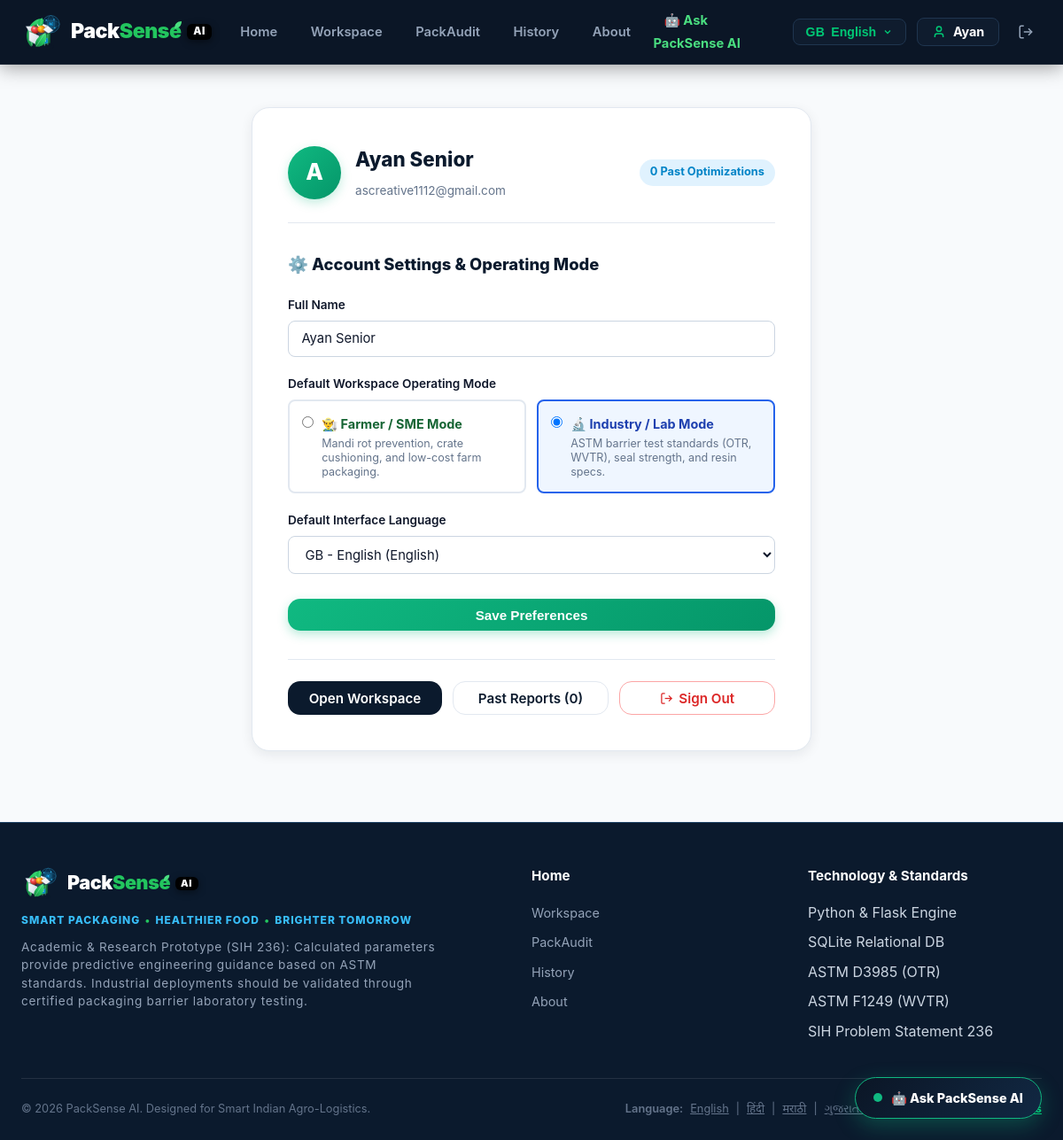
The app's page /profile (signed in) with its own data.
### tables this page shows
CREATE TABLE users (
    id INTEGER PRIMARY KEY AUTOINCREMENT,
    name TEXT NOT NULL,
    email TEXT UNIQUE NOT NULL,
    password_hash TEXT NOT NULL,
    language TEXT DEFAULT 'en',
    mode TEXT DEFAULT 'farmer',
    created_at TIMESTAMP DEFAULT CURRENT_TIMESTAMP
, role TEXT DEFAULT 'farmer');

### app.py (the view, shortened to what this page needs)
@app.route("/profile", methods=["GET", "POST"])
def profile():
    user_id = session.get("user_id") or request.cookies.get("packsense_user_id")
    if not user_id:
        flash("Please log in to view your profile.", "error")
        active_lang = session.get("lang") or request.args.get("lang") or "en"
        return redirect(url_for("login", lang=active_lang))
    conn = get_db_connection()
    user_row = conn.execute("SELECT * FROM users WHERE id = ?", (user_id,)).fetchone()
    if not user_row:
        conn.close()
        session.pop("user_id", None)
        flash("User profile not found. Please sign in or register.", "error")
        return redirect(url_for("login"))
    count_row = conn.execute("SELECT COUNT(*) as count FROM analyses WHERE user_id = ?", (user_id,)).fetchone()
    total_analyses = count_row["count"] if count_row else 0
    conn.close()
    user = dict(user_row) if user_row else None
    return render_template("profile.html", current_user=user, total_analyses=total_analyses)

### templates/profile.html
{% extends "base.html" %}
{% block content %}
<div style="max-width: 680px; margin: 3rem auto 5rem; padding: 0 1.5rem;">
  <div style="background: white; border: 1px solid var(--border-card); border-radius: var(--radius-lg); padding: 2.5rem; box-shadow: var(--shadow-md);">
    <div style="display: flex; align-items: center; justify-content: space-between; margin-bottom: 2rem; padding-bottom: 1.5rem; border-bottom: 1px solid var(--border-card); flex-wrap: wrap; gap: 1rem;">
      <div style="display: flex; align-items: center; gap: 1rem;">
        <div style="width: 60px; height: 60px; border-radius: 50%; background: linear-gradient(135deg, #10b981 0%, #059669 100%); color: white; display: flex; align-items: center; justify-content: center; font-size: 1.6rem; font-weight: 800; box-shadow: 0 4px 12px rgba(16, 185, 129, 0.25);">
          {{ (current_user.name[0] if current_user and current_user.name else 'U') }}
        </div>
        <div>
          <h2 style="font-size: 1.4rem; font-weight: 800; color: var(--deep-navy); margin: 0 0 0.25rem;">{{ (current_user.name if current_user and current_user.name else 'PackSense User') }}</h2>
          <span style="font-size: 0.85rem; color: var(--text-muted);">{{ (current_user.email if current_user and current_user.email else '') }}</span>
        </div>
      </div>
      <div style="text-align: right;">
        <span style="display: inline-block; background: #e0f2fe; color: #0284c7; padding: 0.3rem 0.75rem; border-radius: 999px; font-size: 0.8rem; font-weight: 700;">
          {{ total_analyses or 0 }} Past Optimizations
        </span>
      </div>
    </div>
    <form action="{{ url_for('profile', lang=active_lang) }}" method="POST" style="margin-bottom: 2rem;">
      <h3 style="font-size: 1.15rem; font-weight: 800; color: var(--deep-navy); margin-bottom: 1.25rem; display: flex; align-items: center; gap: 0.5rem;">
        ⚙️ Account Settings & Operating Mode
      </h3>
      <div class="form-group" style="margin-bottom: 1.25rem;">
        <label class="form-label">Full Name</label>
        <input type="text" name="name" class="form-input" value="{{ (current_user.name if current_user and current_user.name else 'PackSense User') }}" required>
      </div>
      <div class="form-group" style="margin-bottom: 1.25rem;">
        <label class="form-label">Default Workspace Operating Mode</label>
        <div style="display: grid; grid-template-columns: 1fr 1fr; gap: 0.75rem; margin-top: 0.4rem;">
          <label style="border: 2px solid {% if not current_user or (current_user.mode or current_user.role) != 'industry' %}#10b981{% else %}#e2e8f0{% endif %}; border-radius: var(--radius-sm); padding: 0.85rem; cursor: pointer; display: flex; align-items: flex-start; gap: 0.6rem; background: {% if not current_user or (current_user.mode or current_user.role) != 'industry' %}#f0fdf4{% else %}#ffffff{% endif %};">
            <input type="radio" name="mode" value="farmer" {% if not current_user or (current_user.mode or current_user.role) != 'industry' %}checked{% endif %} style="margin-top: 0.2rem;">
            <div>
              <strong style="display: block; font-size: 0.9rem; color: #166534;">👨‍🌾 Farmer / SME Mode</strong>
              <span style="font-size: 0.785rem; color: #64748b; line-height: 1.3; display: block; margin-top: 0.2rem;">
                Mandi rot prevention, crate cushioning, and low-cost farm packaging.
              </span>
            </div>
          </label>
          <label style="border: 2px solid {% if current_user and (current_user.mode or current_user.role) == 'industry' %}#2563eb{% else %}#e2e8f0{% endif %}; border-radius: var(--radius-sm); padding: 0.85rem; cursor: pointer; display: flex; align-items: flex-start; gap: 0.6rem; background: {% if current_user and (current_user.mode or current_user.role) == 'industry' %}#eff6ff{% else %}#ffffff{% endif %};">
            <input type="radio" name="mode" value="industry" {% if current_user and (current_user.mode or current_user.role) == 'industry' %}checked{% endif %} style="margin-top: 0.2rem;">
            <div>
              <strong style="display: block; font-size: 0.9rem; color: #1e40af;">🔬 Industry / Lab Mode</strong>
              <span style="font-size: 0.785rem; color: #64748b; line-height: 1.3; display: block; margin-top: 0.2rem;">
                ASTM barrier test standards (OTR, WVTR), seal strength, and resin specs.
              </span>
            </div>
          </label>
        </div>
      </div>
      <div class="form-group" style="margin-bottom: 1.75rem;">
        <label class="form-label">Default Interface Language</label>
        <select name="language" class="form-select">
          {% for code, lang_item in supported_languages.items() %}
            <option value="{{ code }}" {% if active_lang == code %}selected{% endif %}>
              {{ lang_item.country }} - {{ lang_item.native }} ({{ lang_item.name }})
            </option>
          {% endfor %}
        </select>
      </div>
      <button type="submit" class="btn btn-primary" style="width: 100%;">
        Save Preferences
      </button>
    </form>
    <div style="border-top: 1px solid var(--border-card); padding-top: 1.5rem; display: flex; gap: 0.75rem; flex-wrap: wrap;">
      <a href="{{ url_for('workspace', mode=current_user.mode or 'farmer', lang=active_lang) }}" class="btn btn-secondary" style="flex: 1; min-width: 150px; text-align: center;">
        Open Workspace
      </a>
      <a href="{{ url_for('history', lang=active_lang) }}" class="btn btn-outline" style="flex: 1; min-width: 150px; text-align: center;">
        Past Reports ({{ total_analyses or 0 }})
      </a>
      <a href="{{ url_for('logout', lang=active_lang) }}" class="btn btn-outline" style="flex: 1; min-width: 150px; color: #dc2626; border-color: #fca5a5; display: inline-flex; align-items: center; justify-content: center; gap: 0.4rem;" onclick="handleLogout(event)">
        <svg width="15" height="15" viewBox="0 0 24 24" fill="none" stroke="currentColor" stroke-width="2"><path d="M9 21H5a2 2 0 0 1-2-2V5a2 2 0 0 1 2-2h4"/><polyline points="16 17 21 12 16 7"/><line x1="21" y1="12" x2="9" y2="12"/></svg>
        Sign Out
      </a>
    </div>
  </div>
</div>
{% endblock %}

### templates/base.html (shortened to what this page needs)
<!DOCTYPE html>
<html lang="{{ session.get('lang', 'en') }}">
<head>
  <link rel="stylesheet" href="{{ url_for('static', filename='css/style.css') }}">
  <link rel="stylesheet" href="/packsense-chatbot/chatbot.css">
</head>
<body>
  <nav class="navbar" id="mainNavbar">
    <div class="nav-container">
      <a href="{{ url_for('index', lang=active_lang) }}" class="brand-wrapper" id="brandLink" title="PackSense AI">
        <img src="{{ url_for('static', filename='img/packsense_icon.svg') }}" alt="PackSense AI Logo" width="44" height="44" style="display: block; width: 44px; height: 44px; flex-shrink: 0;">
        <div class="brand-name">
          <span class="brand-pack">Pack</span><span class="brand-sense">Sens<span style="position: relative; display: inline-block;">e<svg width="10" height="10" viewBox="0 0 10 10" style="position: absolute; top: -1px; right: -1px;"><path d="M1 9 C1 4 4 1 9 1 C9 6 6 9 1 9 Z" fill="#4ade80"/></svg></span></span>
          <span class="brand-ai-badge">AI</span>
        </div>
      </a>
      <ul class="nav-links">
        <li><a href="{{ url_for('index', lang=active_lang) }}" class="nav-link {% if request.endpoint == 'index' %}active{% endif %}">{{ t('nav_home') }}</a></li>
        <li><a href="{{ url_for('workspace', lang=active_lang) }}" class="nav-link {% if request.endpoint == 'workspace' %}active{% endif %}">{{ t('nav_workspace') }}</a></li>
        <li><a href="{{ url_for('packaudit', lang=active_lang) }}" class="nav-link {% if request.endpoint == 'packaudit' %}active{% endif %}">{{ t('nav_packaudit') }}</a></li>
        <li><a href="{{ url_for('history', lang=active_lang) }}" class="nav-link {% if request.endpoint == 'history' %}active{% endif %}">{{ t('nav_history') }}</a></li>
        <li><a href="{{ url_for('about', lang=active_lang) }}" class="nav-link {% if request.endpoint == 'about' %}active{% endif %}">{{ t('nav_about') }}</a></li>
        <li><a href="{{ url_for('chatbot', lang=active_lang) }}" class="nav-link {% if request.endpoint == 'chatbot' %}active{% endif %}" style="color: #4ade80; font-weight: 700;">🤖 Ask PackSense AI</a></li>
      </ul>
      <div class="nav-right-actions">
        <div class="lang-dropdown-wrapper" id="langDropdownWrapper">
          <button type="button" class="headline-lang-btn" id="langDropdownToggle" onclick="toggleHeadlineLang(event)" title="{{ t('language_select') }}">
            <span class="lang-code">{{ current_lang_info.country if current_lang_info else 'GB' }}</span>
            <span class="lang-name">{{ current_lang_info.native if current_lang_info else 'English' }}</span>
            <svg class="dropdown-chevron" width="12" height="12" viewBox="0 0 24 24" fill="none" stroke="currentColor" stroke-width="2.5">
              <polyline points="6 9 12 15 18 9"></polyline>
            </svg>
          </button>
        </div>
        {% if current_user and current_user.id %}
        <a href="{{ url_for('profile', lang=active_lang) }}" class="headline-user-pill" id="headlineUserPill" title="View Profile: {{ current_user.name }}">
          <svg class="user-pill-icon" width="16" height="16" viewBox="0 0 24 24" fill="none" stroke="currentColor" stroke-width="2.2">
            <path d="M19 21v-2a4 4 0 0 0-4-4H9a4 4 0 0 0-4 4v2"></path>
            <circle cx="12" cy="7" r="4"></circle>
          </svg>
          <span class="user-pill-name">{{ (current_user.name.split(' ')[0] if current_user and current_user.name else 'User') }}</span>
        </a>
        <a href="{{ url_for('logout', lang=active_lang) }}" class="headline-logout-btn" id="headlineLogoutBtn" title="{{ t('nav_logout') }}" onclick="handleLogout(event)">
          <svg width="18" height="18" viewBox="0 0 24 24" fill="none" stroke="currentColor" stroke-width="2">
            <path d="M9 21H5a2 2 0 0 1-2-2V5a2 2 0 0 1 2-2h4"></path>
            <polyline points="16 17 21 12 16 7"></polyline>
            <line x1="21" y1="12" x2="9" y2="12"></line>
          </svg>
        </a>
        {% endif %}
      </div>
    </div>
  </nav>
  <main style="flex: 1;">
    {% block content %}{% endblock %}
  </main>
  <footer class="site-footer">
    <div class="footer-container">
      <div class="footer-brand">
        <div style="display: flex; align-items: center; gap: 0.75rem; margin-bottom: 0.75rem;">
          <img src="{{ url_for('static', filename='img/packsense_icon.svg') }}" alt="PackSense AI" width="40" height="40" style="display: block;">
          <div style="font-size: 1.35rem; font-weight: 900; letter-spacing: -0.02em; display: flex; align-items: center; line-height: 1;">
            <span style="color: #ffffff;">Pack</span><span style="color: #22c55e;">Sens<span style="position: relative; display: inline-block;">e<svg width="8" height="8" viewBox="0 0 10 10" style="position: absolute; top: 1px; right: 0;"><path d="M1 9 C1 4 4 1 9 1 C9 6 6 9 1 9 Z" fill="#4ade80"/></svg></span></span>
            <span class="brand-ai-badge" style="font-size: 0.68rem; padding: 0.12rem 0.4rem; margin-left: 0.35rem;">AI</span>
          </div>
        </div>
        <p style="color: #38bdf8; font-weight: 800; font-size: 0.75rem; letter-spacing: 0.08em; text-transform: uppercase; margin-bottom: 0.65rem;">
          SMART PACKAGING <span style="color: #22c55e; margin: 0 2px;">•</span> HEALTHIER FOOD <span style="color: #22c55e; margin: 0 2px;">•</span> BRIGHTER TOMORROW
        </p>
        <p style="color: #94a3b8; font-weight: 400; line-height: 1.5; font-size: 0.85rem; max-width: 480px;">
          {{ t('academic_disclaimer') }}
        </p>
      </div>
      <div class="footer-links">
        <h4>{{ t('nav_home') }}</h4>
        <ul>
          <li><a href="{{ url_for('workspace', lang=active_lang) }}">{{ t('nav_workspace') }}</a></li>
          <li><a href="{{ url_for('packaudit', lang=active_lang) }}">{{ t('nav_packaudit') }}</a></li>
          <li><a href="{{ url_for('history', lang=active_lang) }}">{{ t('nav_history') }}</a></li>
          <li><a href="{{ url_for('about', lang=active_lang) }}">{{ t('nav_about') }}</a></li>
        </ul>
      </div>
      <div class="footer-links">
        <h4>Technology & Standards</h4>
        <ul>
          <li><span style="color: #cbd5e1;">Python & Flask Engine</span></li>
          <li><span style="color: #cbd5e1;">SQLite Relational DB</span></li>
          <li><span style="color: #cbd5e1;">ASTM D3985 (OTR)</span></li>
          <li><span style="color: #cbd5e1;">ASTM F1249 (WVTR)</span></li>
          <li><span style="color: #cbd5e1;">SIH Problem Statement 236</span></li>
        </ul>
      </div>
    </div>
    <div class="footer-bottom">
      <div>&copy; 2026 PackSense AI. Designed for Smart Indian Agro-Logistics.</div>
      <div style="display: flex; gap: 0.5rem; align-items: center; flex-wrap: wrap;">
        <span style="font-weight: 600;">{{ t('language_select') }}:</span>
        <a href="{{ url_for('set_language', lang='en', next=request.full_path) }}" onclick="handleLanguageSwitch('en')" style="color: inherit; text-decoration: underline;">English</a> |
        <a href="{{ url_for('set_language', lang='hi', next=request.full_path) }}" onclick="handleLanguageSwitch('hi')" style="color: inherit; text-decoration: underline;">हिंदी</a> |
        <a href="{{ url_for('set_language', lang='mr', next=request.full_path) }}" onclick="handleLanguageSwitch('mr')" style="color: inherit; text-decoration: underline;">मराठी</a> |
        <a href="{{ url_for('set_language', lang='gu', next=request.full_path) }}" onclick="handleLanguageSwitch('gu')" style="color: inherit; text-decoration: underline;">ગુજરાતી</a> |
        <a href="{{ url_for('set_language', lang='es', next=request.full_path) }}" onclick="handleLanguageSwitch('es')" style="color: inherit; text-decoration: underline;">Español</a> |
        <a href="javascript:void(0)" onclick="toggleHeadlineLang(event)" style="color: #00c875; text-decoration: underline; font-weight: 700;">+21 All Languages</a>
      </div>
    </div>
  </footer>
  {% if request.endpoint != 'chatbot' %}
  <a href="{{ url_for('chatbot', lang=active_lang) }}" class="packsense-floating-chat-trigger" title="Ask PackSense AI – Food Safety Assistant">
    <div class="floating-trigger-pulse"></div>
    <span>🤖 Ask PackSense AI</span>
  </a>
  {% endif %}
</body>
</html>

### records on screen
users: name "Ayan", name "A", name "Ayan Senior", email "ascreative1112@gmail.com", mode "☐ 👨‍🌾 Farmer / SME Mode Mandi", mode "☑ 🔬 Industry / Lab Mode ASTM ba"

### other values on screen
{{ t('nav_home') }} "Home"
{{ t('nav_workspace') }} "Workspace"
{{ t('nav_packaudit') }} "PackAudit"
{{ t('nav_history') }} "History"
{{ t('nav_about') }} "About"
{{ current_lang_info.country if current_lang_info else 'GB' }} "GB"
{{ current_lang_info.native if current_lang_info else 'English' }} "English"
{{ total_analyses or 0 }} "0"
{{ t('language_select') }} "Language"
form field language "GB - English (English)"
